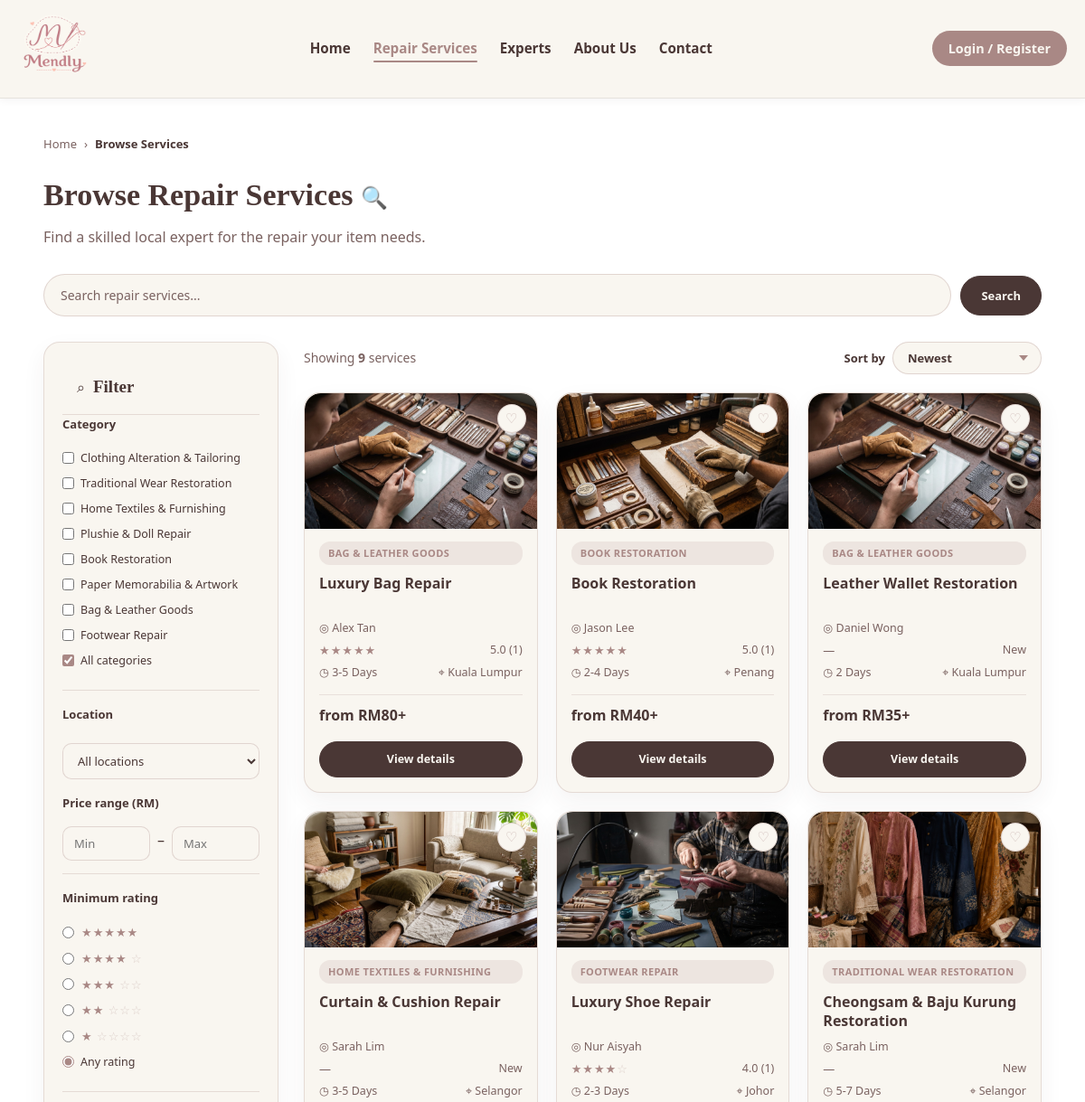
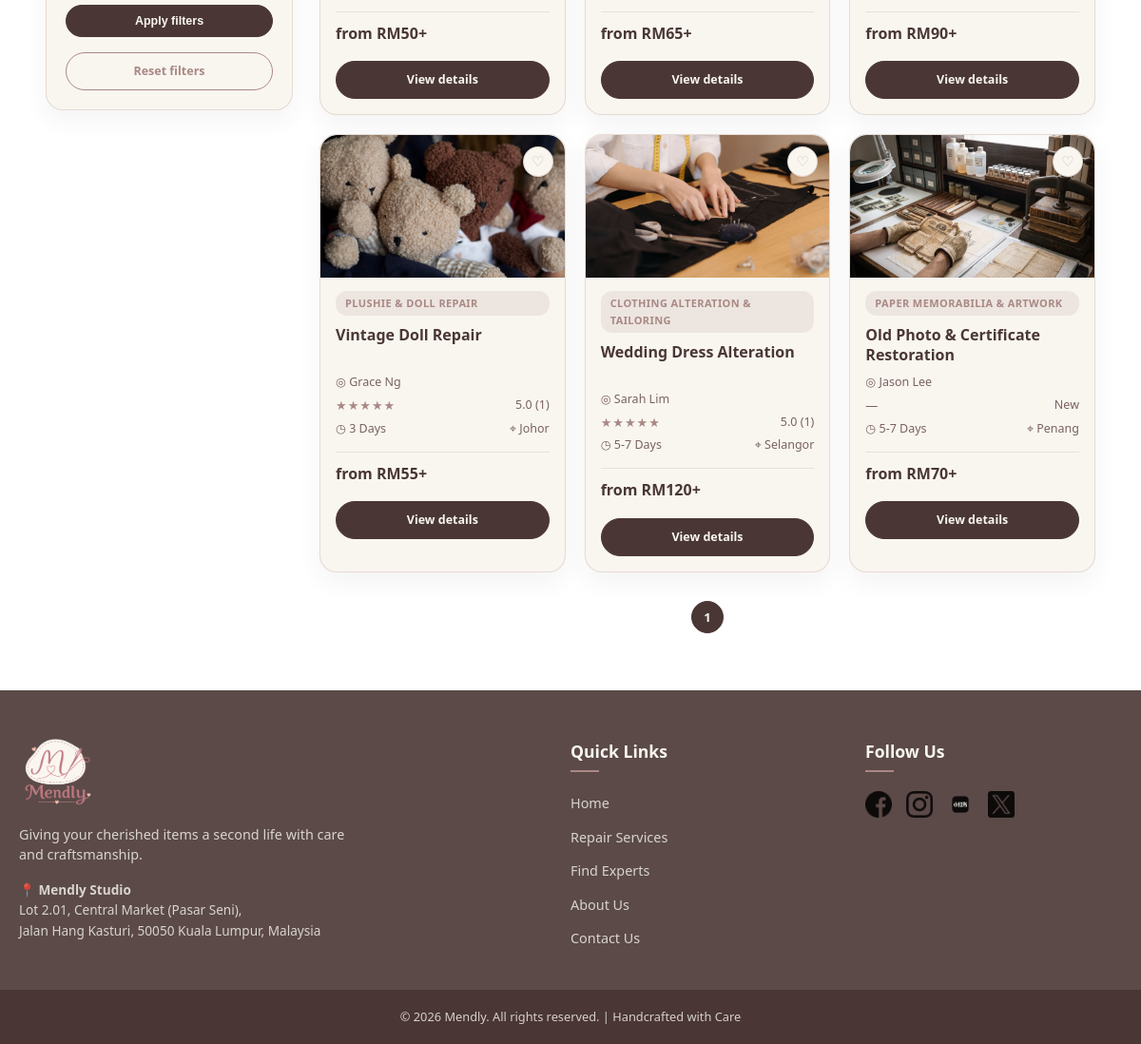
Screenshot of /pages/browse-services.php with the database file from the repository (2 pictures, top to bottom).
### tables this page shows
CREATE TABLE categories (
    category_id    INT AUTO_INCREMENT PRIMARY KEY,
    category_name  VARCHAR(100) NOT NULL,
    category_group ENUM('textiles', 'toys', 'leather') NOT NULL,
    image_path     VARCHAR(255)
);

CREATE TABLE services (
    service_id         INT AUTO_INCREMENT PRIMARY KEY,
    expert_id          INT NOT NULL,
    category_id        INT NOT NULL,
    title              VARCHAR(150) NOT NULL,
    description        TEXT,
    starting_price     DECIMAL(10,2),
    estimated_duration VARCHAR(50),
    status             ENUM('active', 'inactive') DEFAULT 'active',
    created_at         TIMESTAMP DEFAULT CURRENT_TIMESTAMP,

    FOREIGN KEY (expert_id)   REFERENCES experts(expert_id) ON DELETE CASCADE,
    FOREIGN KEY (category_id) REFERENCES categories(category_id)
);

CREATE TABLE experts (
    expert_id              INT AUTO_INCREMENT PRIMARY KEY,
    full_name               VARCHAR(100) NOT NULL,
    email                    VARCHAR(100) NOT NULL UNIQUE,
    phone                    VARCHAR(20)  NOT NULL,
    location                 VARCHAR(150) NOT NULL,
    password                 VARCHAR(255) NOT NULL,
    business_name            VARCHAR(150) NOT NULL,
    experience                VARCHAR(20)  NOT NULL,
    description              TEXT,

     
     
     
     
     
     
     
    first_login_done         BOOLEAN DEFAULT TRUE,

    photo_path                MEDIUMBLOB,
    photo_path_mime           VARCHAR(20),

     
    avatar                    MEDIUMBLOB,
    avatar_mime               VARCHAR(20),
    bio                       TEXT,
    years_experience          INT DEFAULT 0,
    completed_repairs         INT DEFAULT 0,
    response_rate             DECIMAL(5,2) DEFAULT 0,
    average_response_time     VARCHAR(50),
    verified                  BOOLEAN DEFAULT FALSE,

    created_at                TIMESTAMP DEFAULT CURRENT_TIMESTAMP
);

### pages/browse-services.php (the view, shortened to what this page needs)
<?php
    require_once __DIR__ . '/../includes/db.php';
    $perPage     = 12;
    $page        = max(1, (int) ($_GET['page'] ?? 1));
    $search      = trim($_GET['search'] ?? '');
    $categoryIds = [];
    $minPrice  = max(0, (float) ($_GET['min_price'] ?? 0));
    $maxPrice  = max(0, (float) ($_GET['max_price'] ?? 0));
    $minRating = max(0, min(5, (float) ($_GET['rating'] ?? 0)));
    $sort      = $_GET['sort'] ?? 'newest';
    $sortSql = [
    'rating'     => 'average_rating DESC, s.created_at DESC',
    'price_low'  => 's.starting_price ASC, s.created_at DESC',
    'price_high' => 's.starting_price DESC, s.created_at DESC',
    'newest'     => 's.created_at DESC',
    ];
    $where  = ["s.status = 'active'"];
    $types  = '';
    $params = [];
    $whereSql = implode(' AND ', $where);
    $reviewJoin = "LEFT JOIN (
    SELECT rq.service_id, ROUND(AVG(r.rating), 1) AS average_rating, COUNT(r.review_id) AS total_reviews
    FROM repair_requests rq INNER JOIN reviews r ON r.request_id = rq.request_id GROUP BY rq.service_id
) review_summary ON review_summary.service_id = s.service_id";
    $countSql   = "SELECT COUNT(*) AS total FROM services s INNER JOIN experts u ON s.expert_id = u.expert_id $reviewJoin WHERE $whereSql";
    $countStmt  = mysqli_prepare($conn, $countSql);
    mysqli_stmt_execute($countStmt);
    $totalServices = (int) mysqli_fetch_assoc(mysqli_stmt_get_result($countStmt))['total'];
    $totalPages    = max(1, (int) ceil($totalServices / $perPage));
    $page          = min($page, $totalPages);
    $offset        = ($page - 1) * $perPage;
    $currentUserId  = (($_SESSION['role'] ?? '') === 'customer') ? (int) ($_SESSION['user_id'] ?? 0) : 0;
    $favoriteJoin   = $currentUserId > 0 ? 'LEFT JOIN favorites f ON f.service_id = s.service_id AND f.customer_id = ?' : '';
    $favoriteColumn = $currentUserId > 0 ? ', f.favorite_id IS NOT NULL AS is_favorite' : ', 0 AS is_favorite';
    $sql            = "SELECT s.service_id, s.title, s.starting_price, s.estimated_duration, u.full_name, u.location,
    c.category_name,
    COALESCE((SELECT image_path FROM service_images WHERE service_id = s.service_id ORDER BY display_order LIMIT 1), c.image_path) AS thumbnail,
    review_summary.average_rating, COALESCE(review_summary.total_reviews, 0) AS total_reviews $favoriteColumn
    FROM services s INNER JOIN experts u ON s.expert_id = u.expert_id
    INNER JOIN categories c ON s.category_id = c.category_id $reviewJoin $favoriteJoin
    WHERE $whereSql ORDER BY {$sortSql[$sort]} LIMIT ? OFFSET ?";
    $stmt          = mysqli_prepare($conn, $sql);
    $serviceTypes  = ($currentUserId > 0 ? 'i' : '') . $types . 'ii';
    $serviceParams = $currentUserId > 0 ? array_merge([$currentUserId], $params, [$perPage, $offset]) : array_merge($params, [$perPage, $offset]);
    mysqli_stmt_bind_param($stmt, $serviceTypes, ...$serviceParams);
    mysqli_stmt_execute($stmt);
    $result         = mysqli_stmt_get_result($stmt);
    $categoryResult = mysqli_query($conn, 'SELECT category_id, category_name FROM categories ORDER BY category_id');
    function browseUrl($overrides = [])
    {
    return htmlspecialchars('pages/browse-services.php?' . http_build_query(array_merge($_GET, $overrides)));
    }
?>
<!DOCTYPE html>
<html lang="en">
<head>
    <link rel="stylesheet" href="assets/css/global.css">
    <link rel="stylesheet" href="assets/css/browse-services.css">
</head>
<body>
<?php include __DIR__ . '/../includes/header.php'; ?>
<main class="browse-container">
    <nav class="breadcrumb" aria-label="Breadcrumb">
        <a href="index.php">Home</a>
        <span>&rsaquo;</span>
        <span class="breadcrumb-current">Browse Services</span>
    </nav>
    <div class="browse-heading">
        <h2>Browse Repair Services <span class="heading-leaf">🔍</span></h2>
        <p>Find a skilled local expert for the repair your item needs.</p>
    </div>
    <div class="search-area">
        <form method="get" class="search-form">
            <input id="searchInput" type="search" name="search" value="<?php echo htmlspecialchars($search); ?>" placeholder="Search repair services...">
            <button class="search-button" type="submit">Search</button>
        </form>
    </div>
    <div class="browse-layout">
        <aside class="filter-panel">
            <div class="filter-heading">
                <span aria-hidden="true">⌕</span>
                <h3>Filter</h3>
            </div>
            <form method="get" class="filters" id="filterForm">
                <fieldset>
                    <legend>Category</legend>
                    <?php while ($category = mysqli_fetch_assoc($categoryResult)) {?>
                        <label class="check-option">
                            <input
                                type="checkbox"
                                name="category[]"
                                value="<?php echo $category['category_id']; ?>"
                                <?php echo in_array((int) $category['category_id'], $categoryIds, true) ? 'checked' : ''; ?>
                            >
                            <span><?php echo htmlspecialchars($category['category_name']); ?></span>
                        </label>
                    <?php }?>
                    <label class="check-option">
                        <input
                            type="checkbox"
                            name="category_all"
                            value="1"
                            <?php echo empty($categoryIds) ? 'checked' : ''; ?>
                        >
                        <span>All categories</span>
                    </label>
                </fieldset>
                <label for="location">Location</label>
                <select id="location" name="location">
                    <option value="">All locations</option>
                </select>
                <fieldset>
                    <legend>Price range (RM)</legend>
                    <div class="price-inputs">
                        <input type="number" min="0" name="min_price" value="<?php echo $minPrice ?: ''; ?>" placeholder="Min">
                        <span>&ndash;</span>
                        <input type="number" min="0" name="max_price" value="<?php echo $maxPrice ?: ''; ?>" placeholder="Max">
                    </div>
                </fieldset>
                <fieldset>
                    <legend>Minimum rating</legend>
                    <?php for ($rating = 5; $rating >= 1; $rating--) {?>
                        <label class="check-option rating-option">
                            <input
                                type="radio"
                                name="rating"
                                value="<?php echo $rating; ?>"
                                <?php echo $minRating == $rating ? 'checked' : ''; ?>
                            >
                            <span class="stars">
                                <?php echo str_repeat('★', $rating); ?>
                                <span class="empty-stars">
                                    <?php echo str_repeat('☆', 5 - $rating); ?>
                                </span>
                            </span>
                        </label>
                    <?php }?>
                    <label class="check-option">
                        <input
                            type="radio"
                            name="rating"
                            value=""
                            <?php echo $minRating == 0 ? 'checked' : ''; ?>
                        >
                        <span>Any rating</span>
                    </label>
                </fieldset>
                <button class="btn-solid apply-filter" type="submit">Apply filters</button>
                <a class="btn-outline reset-filter" href="pages/browse-services.php">Reset filters</a>
            </form>
        </aside>
        <div class="services-area">
            <div class="toolbar">
                <p>
                    Showing <strong><?php echo $totalServices; ?></strong> services
                </p>
                <form method="get">
                    <label for="sort">Sort by</label>
                    <select id="sort" name="sort" onchange="this.form.submit()">
                        <?php foreach (['newest' => 'Newest', 'rating' => 'Highest rated', 'price_low' => 'Price: low to high', 'price_high' => 'Price: high to low'] as $value => $label) {?>
                            <option value="<?php echo $value; ?>" <?php echo $sort === $value ? 'selected' : ''; ?>>
                                <?php echo $label; ?>
                            </option>
                        <?php }?>
                    </select>
                </form>
            </div>
            <?php if ($totalServices === 0) {?>
                <div class="browse-empty">
                    <h3>No services found</h3>
                    <p>Try changing or <a href="pages/browse-services.php">clearing your filters</a>.</p>
                </div>
            <?php } else {?>
                <div class="card-grid service-grid">
                    <?php while ($row = mysqli_fetch_assoc($result)) {?>
                        <article class="service-card">
                            <div class="card-image">
                                <img
                                    src="<?php echo htmlspecialchars($row['thumbnail'] ?: 'assets/images/logo.png'); ?>"
                                    alt="<?php echo htmlspecialchars($row['title']); ?>"
                                >
                                <button
                                    class="wishlist-heart <?php echo $row['is_favorite'] ? 'active' : ''; ?>"
                                    type="button"
                                    aria-label="<?php echo $row['is_favorite'] ? 'Remove from favorites' : 'Save to favorites'; ?>"
                                    aria-pressed="<?php echo $row['is_favorite'] ? 'true' : 'false'; ?>"
                                    data-service-id="<?php echo $row['service_id']; ?>"
                                >
                                    <?php echo $row['is_favorite'] ? '♥' : '♡'; ?>
                                </button>
                            </div>
                            <span class="service-tag"><?php echo htmlspecialchars($row['category_name']); ?></span>
                            <h4 class="service-name"><?php echo htmlspecialchars($row['title']); ?></h4>
                            <p class="card-meta">◎ <?php echo htmlspecialchars($row['full_name']); ?></p>
                            <div class="meta-row">
                                <?php if ($row['average_rating'] === null) {?>
                                    <span class="stars new-rating">—</span>
                                    <span>New</span>
                                <?php } else {?>
                                    <?php $displayRating = (int) round($row['average_rating']); ?>
                                    <span class="stars"><?php echo str_repeat('★', $displayRating); ?><span class="empty-stars"><?php echo str_repeat('☆', 5 - $displayRating); ?></span></span>
                                    <span><?php echo number_format($row['average_rating'], 1) . ' (' . $row['total_reviews'] . ')'; ?></span>
                                <?php }?>
                            </div>
                            <div class="meta-row">
                                <span>◷ <?php echo htmlspecialchars($row['estimated_duration']); ?></span>
                                <span>⌖ <?php echo htmlspecialchars($row['location']); ?></span>
                            </div>
                            <div class="service-price-row">
                                <span class="service-price">from RM<?php echo number_format($row['starting_price'], 0); ?>+</span>
                            </div>
                            <div class="card-actions">
                                <a href="pages/service-details.php?id=<?php echo $row['service_id']; ?>" class="btn-solid">View details</a>
                            </div>
                        </article>
                    <?php }?>
                </div>
                <nav class="pagination" aria-label="Services pages">
                    <?php for ($number = 1; $number <= $totalPages; $number++) {?>
                        <a
                            class="<?php echo $number === $page ? 'current' : ''; ?>"
                            href="<?php echo browseUrl(['page' => $number]); ?>"
                            aria-current="<?php echo $number === $page ? 'page' : 'false'; ?>"
                        >
                            <?php echo $number; ?>
                        </a>
                    <?php }?>
                </nav>
            <?php }?>
        </div>
    </div>
</main>
<?php include __DIR__ . '/../includes/footer.php'; ?>
</body>
</html>

### rows the page displays
categories: category_name "Clothing Alteration & Tailoring"
categories: category_name "Traditional Wear Restoration"
categories: category_name "Home Textiles & Furnishing"
categories: category_name "Plushie & Doll Repair"
categories: category_name "Book Restoration"
categories: category_name "Paper Memorabilia & Artwork"
categories: category_name "Bag & Leather Goods"
categories: category_name "Footwear Repair"
services: category.category_name "BAG & LEATHER GOODS", title "Luxury Bag Repair", expert.full_name "Alex Tan", displayRating "★★★★★", average_rating "5.0", total_reviews "1", estimated_duration "3-5 Days", expert.location "Kuala Lumpur", starting_price "80"
services: shows a picture, category.category_name "BOOK RESTORATION", title "Book Restoration", expert.full_name "Jason Lee", displayRating "★★★★★", average_rating "5.0", total_reviews "1", estimated_duration "2-4 Days", expert.location "Penang", starting_price "40"
services: category.category_name "BAG & LEATHER GOODS", title "Leather Wallet Restoration", expert.full_name "Daniel Wong", shows "New", estimated_duration "2 Days", expert.location "Kuala Lumpur", starting_price "35"
services: shows a picture, category.category_name "HOME TEXTILES & FURNISHING", title "Curtain & Cushion Repair", expert.full_name "Sarah Lim", shows "New", estimated_duration "3-5 Days", expert.location "Selangor", starting_price "50"
services: shows a picture, category.category_name "FOOTWEAR REPAIR", title "Luxury Shoe Repair", expert.full_name "Nur Aisyah", displayRating "★★★★", average_rating "4.0", total_reviews "1", estimated_duration "2-3 Days", expert.location "Johor", starting_price "65"
services: shows a picture, category.category_name "TRADITIONAL WEAR RESTORATION", title "Cheongsam & Baju Kurung Restoration", expert.full_name "Sarah Lim", shows "New", estimated_duration "5-7 Days", expert.location "Selangor", starting_price "90"
services: shows a picture, category.category_name "PLUSHIE & DOLL REPAIR", title "Vintage Doll Repair", expert.full_name "Grace Ng", displayRating "★★★★★", average_rating "5.0", total_reviews "1", estimated_duration "3 Days", expert.location "Johor", starting_price "55"
services: shows a picture, category.category_name "CLOTHING ALTERATION & TAILORING", title "Wedding Dress Alteration", expert.full_name "Sarah Lim", displayRating "★★★★★", average_rating "5.0", total_reviews "1", estimated_duration "5-7 Days", expert.location "Selangor", starting_price "120"
services: shows a picture, category.category_name "PAPER MEMORABILIA & ARTWORK", title "Old Photo & Certificate Restoration", expert.full_name "Jason Lee", shows "New", estimated_duration "5-7 Days", expert.location "Penang", starting_price "70"

### other values shown
$label "Repair Services"
$label "Experts"
str_repeat('★', $rating) "★★★★★"
str_repeat('★', $rating) "★★★★"
str_repeat('★', $rating) "★★★"
str_repeat('★', $rating) "★★"
str_repeat('☆', 5 - $rating) "☆☆☆"
str_repeat('★', $rating) "★"
str_repeat('☆', 5 - $rating) "☆☆☆☆"
$totalServices "9"
form field sort "Newest"
